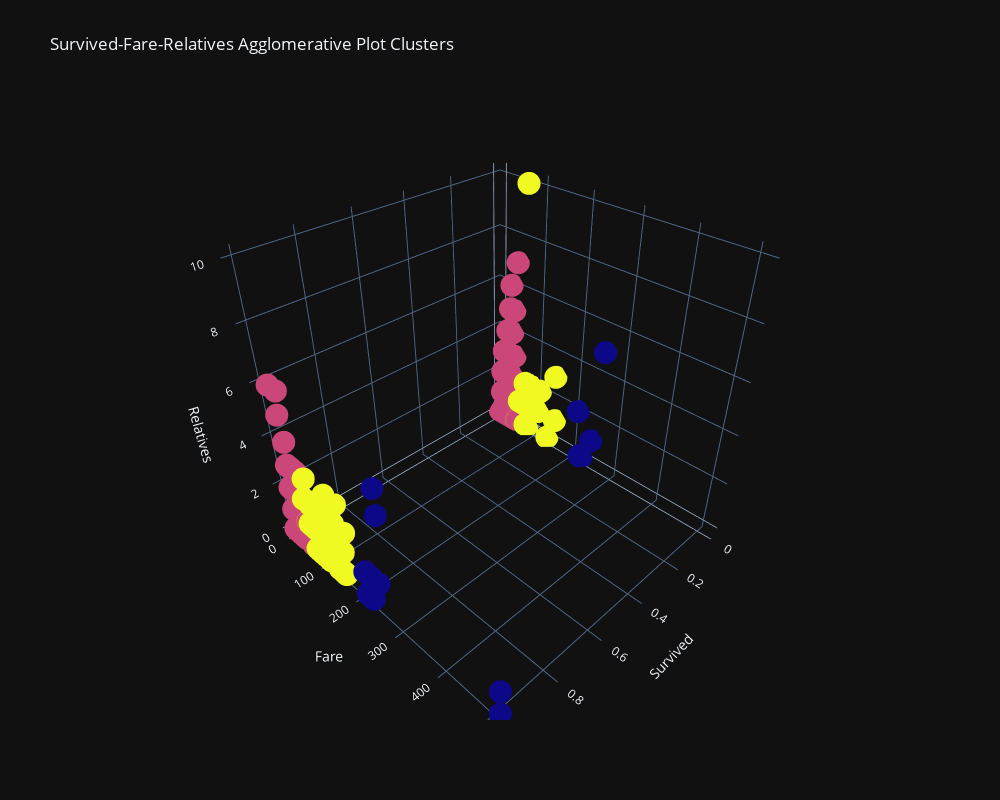

The code cell stored with this chart in its notebook:
### Code cell
df.insert((df.shape[1]), 'agglomerative', agglomerative)
fig = px.scatter_3d(
    df, x='Survived', y='Fare', z='Relatives',
    color=df['agglomerative'], hover_data=['Sex', 'Age', 'EmbarkedValue'],
    width=1000, height=800,
    title='Survived-Fare-Relatives Agglomerative Plot Clusters'
)
fig.update(layout_coloraxis_showscale=False)
fig.show()

### Figure 1 — Plotly figure (JSON) as saved in the notebook; plotly's stock layout.template omitted (floating-point values rounded to 4 significant figures; data arrays with more than 128 entries replaced by an {"elided": "..."} marker saying what was removed)
{"data": [{"customdata": {"elided": "891x3 mixed values"}, "hovertemplate": "Survived=%{x}<br>Fare=%{y}<br>Relatives=%{z}<br>Sex=%{customdata[0]}<br>Age=%{customdata[1]}<br>EmbarkedValue=%{customdata[2]}<br>agglomerative=%{marker.color}<extra></extra>", "legendgroup": "", "marker": {"color": {"elided": "891 int values"}, "coloraxis": "coloraxis", "symbol": "circle"}, "mode": "markers", "name": "", "scene": "scene", "showlegend": false, "x": {"elided": "891 int values"}, "y": {"elided": "891 float values"}, "z": {"elided": "891 float values"}, "type": "scatter3d"}], "layout": {"scene": {"domain": {"x": [0.0, 1.0], "y": [0.0, 1.0]}, "xaxis": {"title": {"text": "Survived"}}, "yaxis": {"title": {"text": "Fare"}}, "zaxis": {"title": {"text": "Relatives"}}}, "coloraxis": {"colorbar": {"title": {"text": "agglomerative"}}, "colorscale": [[0.0, "#0d0887"], [0.1111, "#46039f"], [0.2222, "#7201a8"], [0.3333, "#9c179e"], [0.4444, "#bd3786"], [0.5556, "#d8576b"], [0.6667, "#ed7953"], [0.7778, "#fb9f3a"], [0.8889, "#fdca26"], [1.0, "#f0f921"]], "showscale": false}, "legend": {"tracegroupgap": 0}, "title": {"text": "Survived-Fare-Relatives Agglomerative Plot Clusters"}, "height": 800, "width": 1000}}
